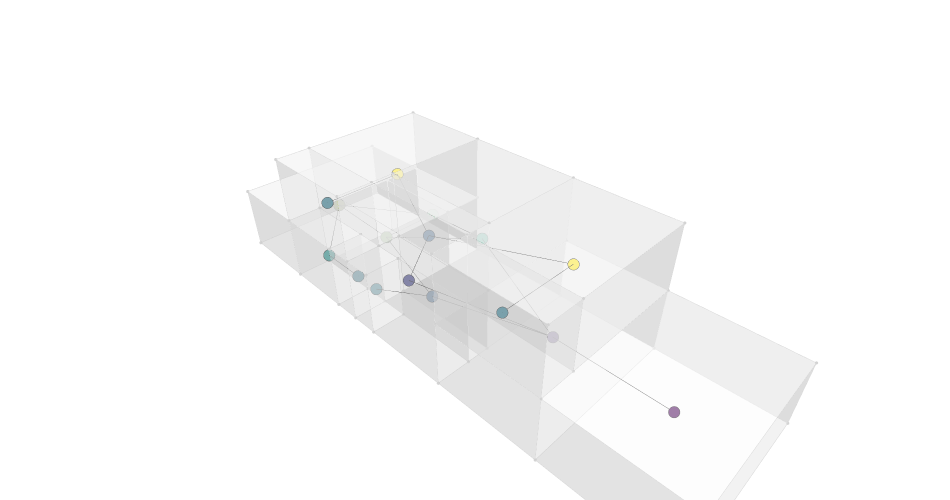

Notebook code for this chart:
### Code cell
g = Graph.ByTopology(house, direct=False, directApertures=True)
graph_data = Plotly.DataByGraph(g, vertexSize=4, vertexGroupKey="label", vertexLabelKey="title", vertexGroups=[0,1,2,3,4,5,6,7,8,9])
bldg_data = Plotly.DataByTopology(house, faceOpacity=0.5, edgeColor="lightgrey", vertexColor="lightgrey")
# bldg_data = []
# graph_data = []
fig = Plotly.FigureByData(graph_data+bldg_data)
Plotly.Show(fig, renderer='jupyterlab')

### Figure 1 — Plotly figure (JSON) as saved in the notebook; plotly's stock layout.template omitted (floating-point values rounded to 4 significant figures; data arrays with more than 128 entries replaced by an {"elided": "..."} marker saying what was removed)
{"data": [{"hoverinfo": "text", "legendgroup": "4", "legendrank": 4, "marker": {"color": [6, 4, 1, 4, 10, 4, 9, 3, 3, 5, 8, 7, 4, 0, 2, 10], "colorscale": [[0, "#440154"], [0.1111, "#482878"], [0.2222, "#3e4989"], [0.3333, "#31688e"], [0.4444, "#26828e"], [0.5556, "#1f9e89"], [0.6667, "#35b779"], [0.7778, "#6ece58"], [0.8889, "#b5de2b"], [1, "#fde725"]], "line": {"color": "black", "width": 0.5}, "size": 4, "symbol": "circle"}, "mode": "markers", "name": "Graph Vertices", "showlegend": false, "text": ["Patio (6)", "WC 2 (4)", "Living Room (1)", "WC 1 (4)", "Bedroom 2 (10)", "WC 4 (4)", "Backyard (9)", "Corridor 2 (3)", "Corridor 1 (3)", "Service (5)", "Dining Room (8)", "Kitchen (7)", "WC 3 (4)", "Parking (0)", "Stairs (2)", "Bedroom 1 (10)"], "type": "scatter3d", "x": [4.75, 0.75, 3.5, 0.75, 4.25, 0.75, 3.5, 2, 2, 0.75, 3.35, 6.1, 0.75, 3.5, 0.75, 4.25], "y": [12, 15.1, 7.25, 13.9, 16.6, 16.6, 20.5, 12, 12, 17.2, 16.6, 16.6, 7.25, 2.5, 11.74, 7.25], "z": [2.8, 1.4, 1.4, 1.4, 4.2, 4.2, 1.4, 4.2, 1.4, 1.4, 1.4, 1.4, 4.2, 1.4, 2.991, 4.2]}, {"hoverinfo": "text", "legendgroup": "5", "legendrank": 5, "line": {"color": "black", "width": 1}, "mode": "lines", "name": "Graph Edges", "showlegend": false, "text": "", "type": "scatter3d", "x": [4.75, 3.35, null, 4.75, 6.1, null, 3.5, 4.75, null, 0.75, 0.75, null, 3.5, 0.75, null, 3.5, 2, null, 3.5, 3.5, null, 2, 0.75, null, 4.25, 2, null, 4.25, 0.75, null, 3.35, 3.5, null, 3.5, 0.75, null, 6.1, 3.5, null, 0.75, 2, null, 4.25, 2, null, 2, 3.35, null, 6.1, 3.35, null, 4.25, 0.75, null], "y": [12, 16.6, null, 12, 16.6, null, 7.25, 12, null, 15.1, 17.2, null, 7.25, 11.74, null, 7.25, 12, null, 2.5, 7.25, null, 12, 13.9, null, 16.6, 12, null, 16.6, 16.6, null, 16.6, 20.5, null, 20.5, 17.2, null, 16.6, 20.5, null, 11.74, 12, null, 7.25, 12, null, 12, 16.6, null, 16.6, 16.6, null, 7.25, 7.25, null], "z": [2.8, 1.4, null, 2.8, 1.4, null, 1.4, 2.8, null, 1.4, 1.4, null, 1.4, 2.991, null, 1.4, 1.4, null, 1.4, 1.4, null, 1.4, 1.4, null, 4.2, 4.2, null, 4.2, 4.2, null, 1.4, 1.4, null, 1.4, 1.4, null, 1.4, 1.4, null, 2.991, 4.2, null, 4.2, 4.2, null, 1.4, 1.4, null, 1.4, 1.4, null, 4.2, 4.2, null]}, {"hoverinfo": "text", "hovertext": "", "legendgroup": "1", "legendrank": 1, "marker": {"color": "lightgrey", "size": 1.1}, "mode": "markers", "name": "Topology Vertices", "showlegend": false, "text": "", "type": "scatter3d", "x": [0, 7, 7, 0, 7, 0, 7, 0, 1.5, 7, 2.5, 1.5, 0, 7, 2.5, 1.5, 0, 7, 5.2, 2.5, 2.5, 7, 7, 7, 5.2, 2.5, 2.5, 1.5, 1.5, 1.5, 1.5, 0, 0, 0, 0, 0, 1.5, 1.5, 7, 1.5, 0, 7, 5.2, 7, 5.2, 1.5, 1.5, 1.5, 1.5, 7, 1.5, 0, 0, 0, 0, 0, 7, 0, 7, 0, 0], "y": [0, 0, 5, 5, 0, 0, 5, 5, 5, 9.5, 9.5, 9.5, 9.5, 9.5, 9.5, 9.5, 9.5, 14.5, 14.5, 14.5, 9.5, 9.5, 14.5, 14.5, 14.5, 14.5, 14.5, 14.5, 13.3, 14.5, 13.3, 13.3, 13.3, 14.5, 14.5, 9.5, 9.5, 14.5, 5, 5, 5, 18.7, 18.7, 18.7, 18.7, 18.7, 15.7, 18.7, 15.7, 18.7, 18.7, 14.5, 15.7, 18.7, 18.7, 18.7, 22.3, 22.3, 22.3, 22.3, 15.7], "z": [0, 0, 0, 0, 2.8, 2.8, 2.8, 2.8, 2.8, 0, 0, 0, 0, 2.8, 2.8, 2.8, 2.8, 0, 0, 0, 5.6, 5.6, 2.8, 5.6, 2.8, 2.8, 5.6, 0, 0, 2.8, 2.8, 0, 2.8, 2.8, 5.6, 5.6, 5.6, 5.6, 5.6, 5.6, 5.6, 0, 0, 2.8, 2.8, 0, 0, 2.8, 2.8, 5.6, 5.6, 0, 2.8, 2.8, 5.6, 0, 0, 0, 2.8, 2.8, 0]}, {"hoverinfo": "text", "legendgroup": "2", "legendrank": 2, "line": {"color": "lightgrey", "width": 1}, "marker": {"size": 0}, "mode": "lines", "name": "Topology Edges", "showlegend": false, "text": "", "type": "scatter3d", "x": {"elided": "369 float values"}, "y": {"elided": "369 float values"}, "z": {"elided": "369 float values"}}, {"cmax": 1, "cmin": 0, "color": "#FAFAFA", "colorscale": [[0, "#440154"], [0.1111, "#482878"], [0.2222, "#3e4989"], [0.3333, "#31688e"], [0.4444, "#26828e"], [0.5556, "#1f9e89"], [0.6667, "#35b779"], [0.7778, "#6ece58"], [0.8889, "#b5de2b"], [1, "#fde725"]], "flatshading": true, "hoverinfo": "text", "hovertext": "", "i": {"elided": "186 int values"}, "j": {"elided": "186 int values"}, "k": {"elided": "186 int values"}, "legendgroup": "3", "legendrank": 3, "lighting": {"facenormalsepsilon": 0}, "name": "Topology Faces", "opacity": 0.5, "showlegend": false, "showscale": false, "text": "", "type": "mesh3d", "x": [7, 0, 7, 0, 7, 0, 7, 1.5, 0, 0, 1.5, 2.5, 7, 7, 2.5, 1.5, 0, 5.2, 2.5, 7, 7, 2.5, 7, 7, 5.2, 2.5, 2.5, 1.5, 1.5, 1.5, 1.5, 0, 0, 0, 0, 0, 1.5, 1.5, 7, 1.5, 0, 7, 5.2, 7, 5.2, 1.5, 1.5, 1.5, 1.5, 7, 1.5, 0, 0, 0, 0, 0, 0, 7, 7, 0, 0], "y": [0, 0, 5, 5, 0, 0, 5, 5, 5, 9.5, 9.5, 9.5, 9.5, 9.5, 9.5, 9.5, 9.5, 14.5, 14.5, 14.5, 9.5, 9.5, 14.5, 14.5, 14.5, 14.5, 14.5, 13.3, 14.5, 14.5, 13.3, 13.3, 13.3, 14.5, 14.5, 9.5, 9.5, 14.5, 5, 5, 5, 18.7, 18.7, 18.7, 18.7, 15.7, 18.7, 18.7, 15.7, 18.7, 18.7, 14.5, 15.7, 18.7, 18.7, 18.7, 22.3, 22.3, 22.3, 22.3, 15.7], "z": [0, 0, 0, 0, 2.8, 2.8, 2.8, 2.8, 2.8, 0, 0, 0, 0, 2.8, 2.8, 2.8, 2.8, 0, 0, 0, 5.6, 5.6, 2.8, 5.6, 2.8, 2.8, 5.6, 0, 0, 2.8, 2.8, 0, 2.8, 5.6, 2.8, 5.6, 5.6, 5.6, 5.6, 5.6, 5.6, 0, 0, 2.8, 2.8, 0, 0, 2.8, 2.8, 5.6, 5.6, 0, 2.8, 2.8, 5.6, 0, 0, 0, 2.8, 2.8, 0]}], "layout": {"height": 500, "margin": {"b": 0, "l": 0, "r": 0, "t": 20}, "paper_bgcolor": "rgba(0, 0, 0, 0)", "plot_bgcolor": "rgba(0, 0, 0, 0)", "scene": {"aspectmode": "data", "aspectratio": {"x": 0.7321, "y": 2.332, "z": 0.5857}, "camera": {"center": {"x": 0, "y": 0, "z": 0}, "eye": {"x": -1.25, "y": -1.25, "z": 1.25}, "projection": {"type": "perspective"}, "up": {"x": 0, "y": 0, "z": 1}}, "xaxis": {"type": "linear", "visible": false}, "yaxis": {"type": "linear", "visible": false}, "zaxis": {"type": "linear", "visible": false}}, "showlegend": true, "width": 950, "xaxis": {"showgrid": false, "visible": false, "zeroline": false}, "yaxis": {"showgrid": false, "visible": false, "zeroline": false}}}
